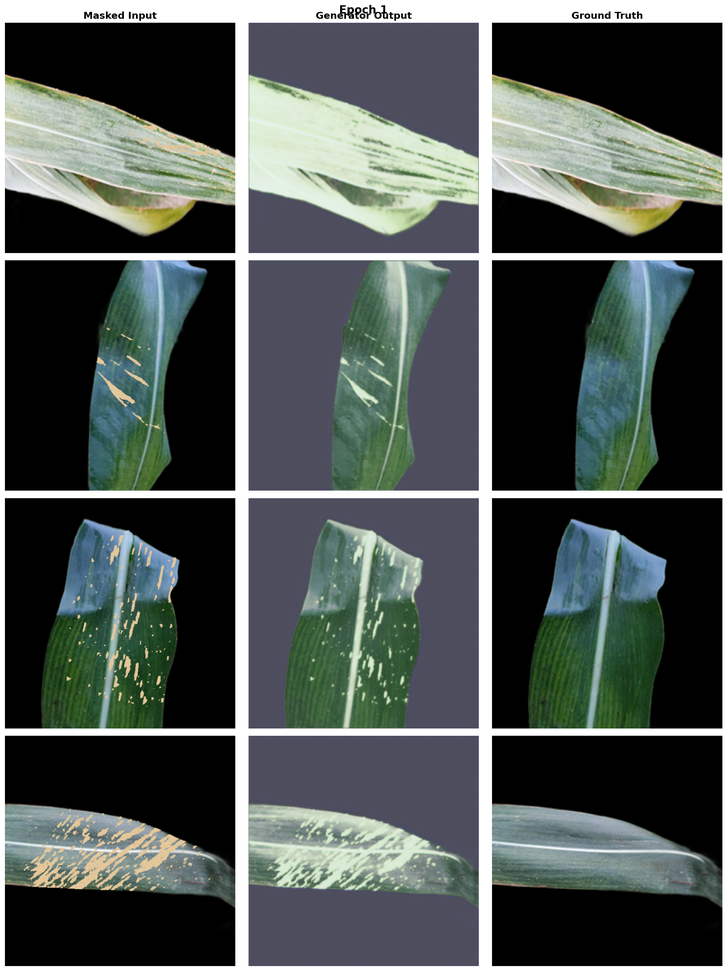
#> input picture media/full_ganA_sample_epoch001.png, 727 x 971 px, shrunk from 2206 x 2947 before the run
$ python -i morph_postprocess_mask.py   (imports and definitions only)
#> lines starting #> are read from the running program, lines starting #| are printed output that depends on the picture; after the words box and inside, x2 and y2 are one past the last pixel; in counts of white or black regions, pixels touching at a corner belong together
#> further down, picture is the input picture: shape (971, 727, 3); mean B, G, R 84.9, 87.4, 79.4
import argparse
from pathlib import Path
import cv2
import numpy as np


def process_mask(img: np.ndarray) -> np.ndarray:
    # Ensure single-channel grayscale
    if img.ndim == 3:
        img = cv2.cvtColor(img, cv2.COLOR_BGR2GRAY)
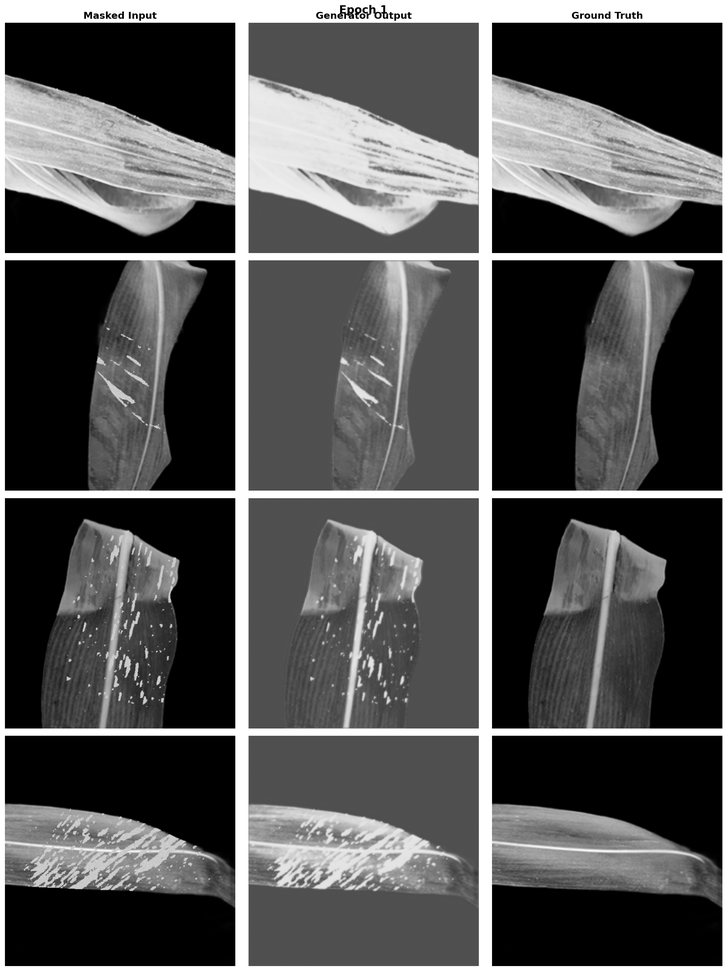
#> img: shape (971, 727); min 0, max 255, mean 84.8

    # Optional: force binary-like values (0/255)
    _, bin_mask = cv2.threshold(img, 127, 255, cv2.THRESH_BINARY)
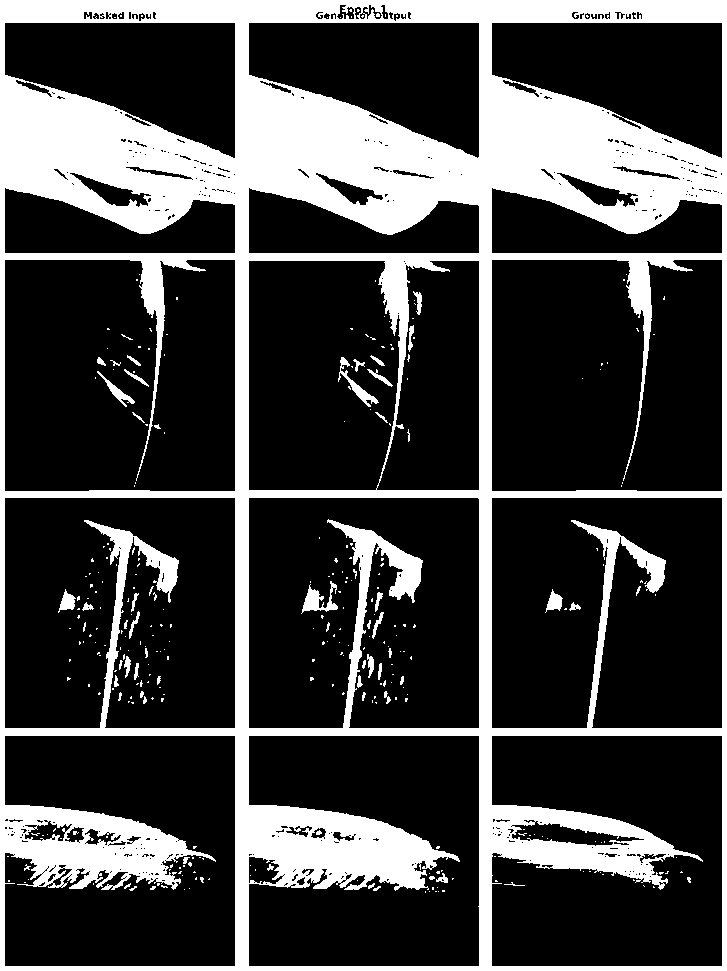
#> bin_mask: shape (971, 727); 25.9% white; 326 white regions (272 under 20 px), largest, box (x1, y1, x2, y2) and area: (0, 0, 727, 971) 178225, (301, 581, 338, 614) 494, (338, 357, 379, 407) 394

    # Elliptical 5x5 kernel
    kernel = cv2.getStructuringElement(cv2.MORPH_ELLIPSE, (5, 5))

    # 1) Close: fills small gaps/holes
    closed = cv2.morphologyEx(bin_mask, cv2.MORPH_CLOSE, kernel, iterations=2)
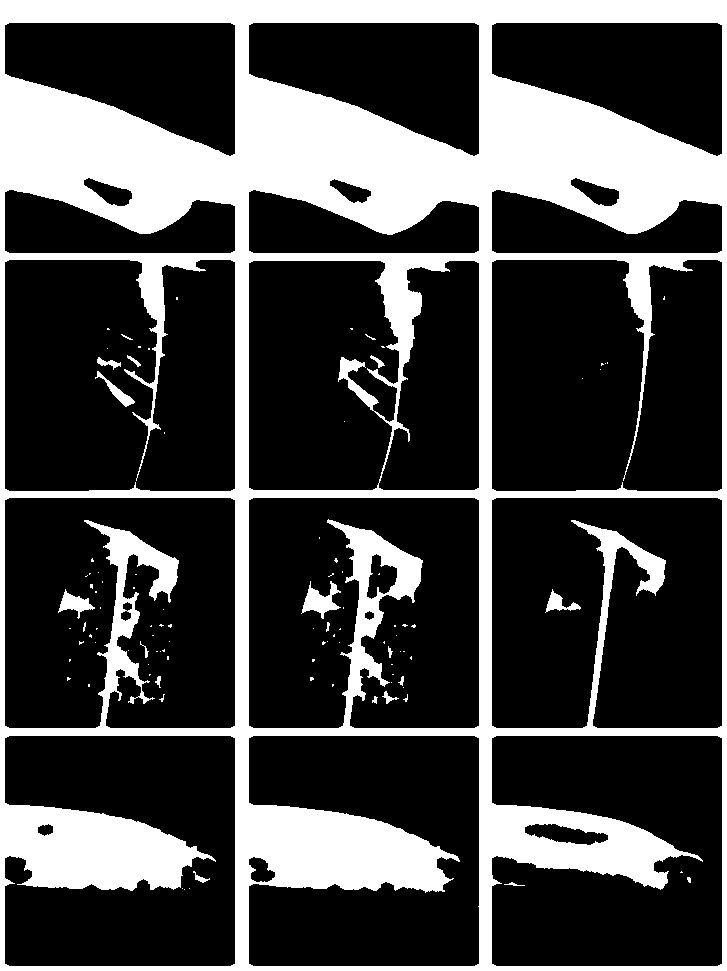
#> closed: shape (971, 727); 27.9% white; 100 white regions (82 under 20 px), largest, box (x1, y1, x2, y2) and area: (0, 0, 727, 971) 193847, (301, 581, 341, 619) 673, (58, 589, 95, 619) 447

    # 2) Dilate: expands lesion edges slightly
    dilated = cv2.dilate(closed, kernel, iterations=1)
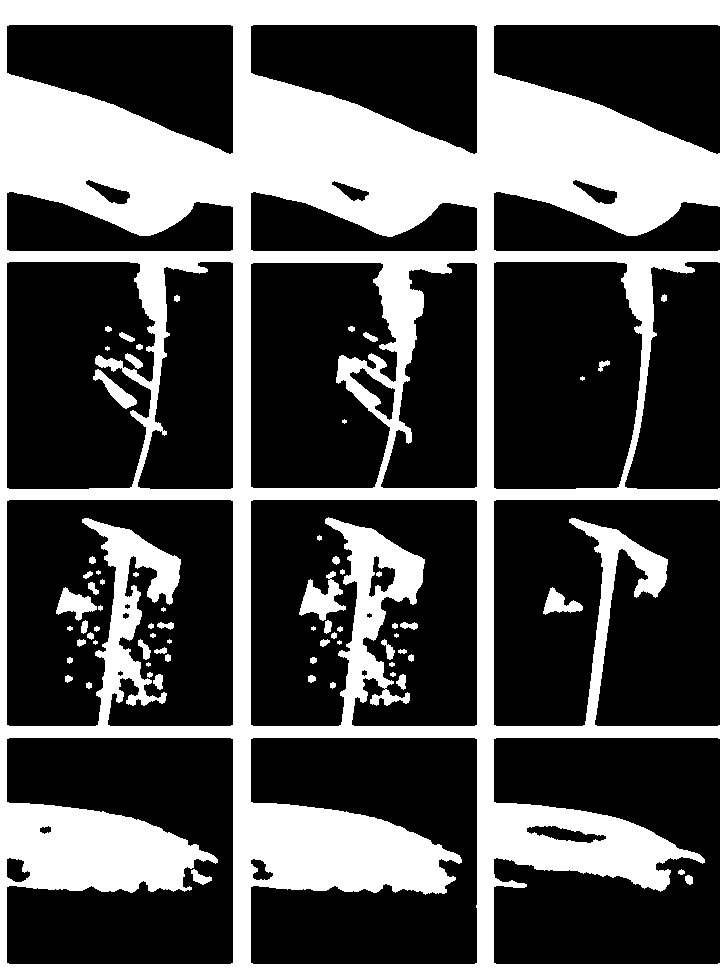
#> dilated: shape (971, 727); 33.6% white; 69 white regions (11 under 20 px), largest, box (x1, y1, x2, y2) and area: (0, 0, 727, 971) 231247, (299, 571, 346, 621) 1094, (56, 587, 97, 621) 694

    return dilated


# [57 lines left out: function main, not called in this run]


# [2 lines not run here, left out]

>>> import cv2
>>> picture = cv2.imread('media/full_ganA_sample_epoch001.png')
>>> result = process_mask(picture)

$ run again, on media/50epoch_ganA_prediction.png
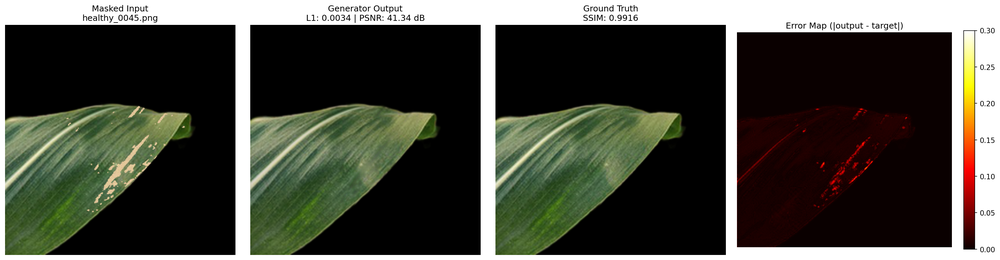
#> input picture media/50epoch_ganA_prediction.png, 1000 x 260 px, shrunk from 2973 x 773 before the run
#> picture is the input picture: shape (260, 1000, 3); mean B, G, R 64.8, 74.3, 73.4
#> in process_mask, `_, bin_mask = cv2.threshold(img, 127, 255, cv2.THRESH_BINARY)`:
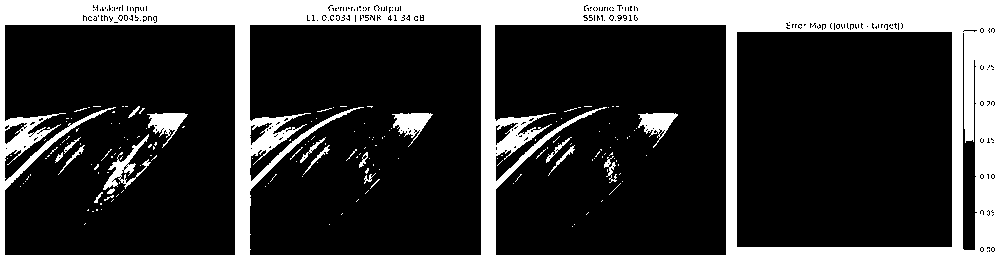
#> bin_mask: shape (260, 1000); 23.5% white; 174 white regions (154 under 20 px), largest, box (x1, y1, x2, y2) and area: (0, 0, 1000, 260) 57047, (103, 134, 151, 190) 651, (392, 113, 433, 147) 629
#> closed: shape (260, 1000); 26.5% white; 53 white regions (46 under 20 px), largest, box (x1, y1, x2, y2) and area: (0, 0, 1000, 260) 63948, (92, 106, 188, 212) 2515, (391, 113, 433, 147) 736
#> in process_mask, `dilated = cv2.dilate(closed, kernel, iterations=1)`:
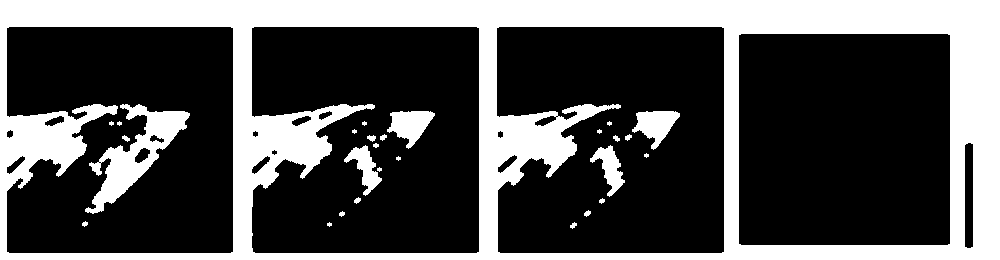
#> dilated: shape (260, 1000); 31.6% white; 28 white regions (10 under 20 px), largest, box (x1, y1, x2, y2) and area: (0, 0, 1000, 260) 74311, (85, 104, 190, 214) 3747, (387, 111, 435, 149) 1030

$ run again, on media/ganA_collapse_example_loss_curve.png
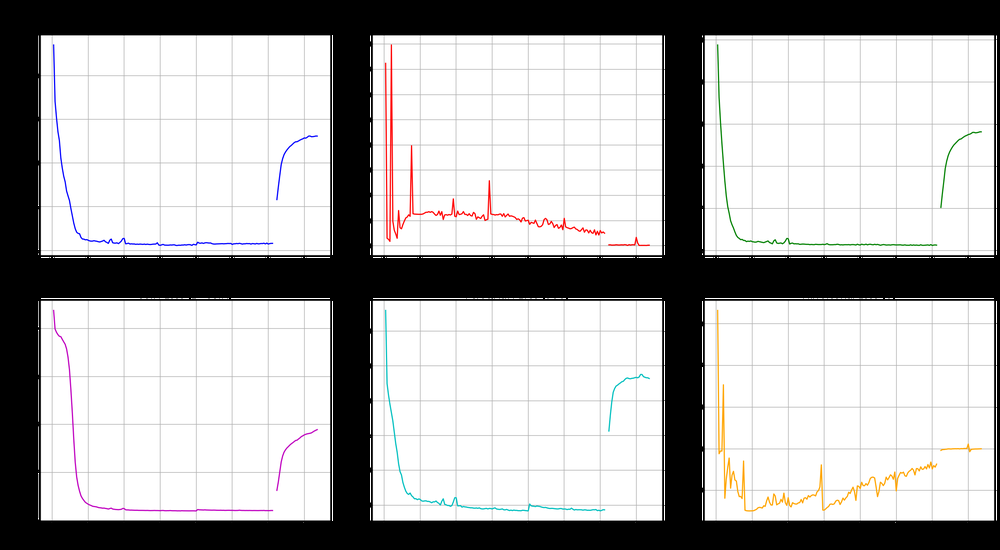
#> input picture media/ganA_collapse_example_loss_curve.png, 1000 x 550 px, shrunk from 2684 x 1475 before the run
#> picture is the input picture: shape (550, 1000, 3); mean B, G, R 175, 175.1, 175.8
#> in process_mask, `_, bin_mask = cv2.threshold(img, 127, 255, cv2.THRESH_BINARY)`:
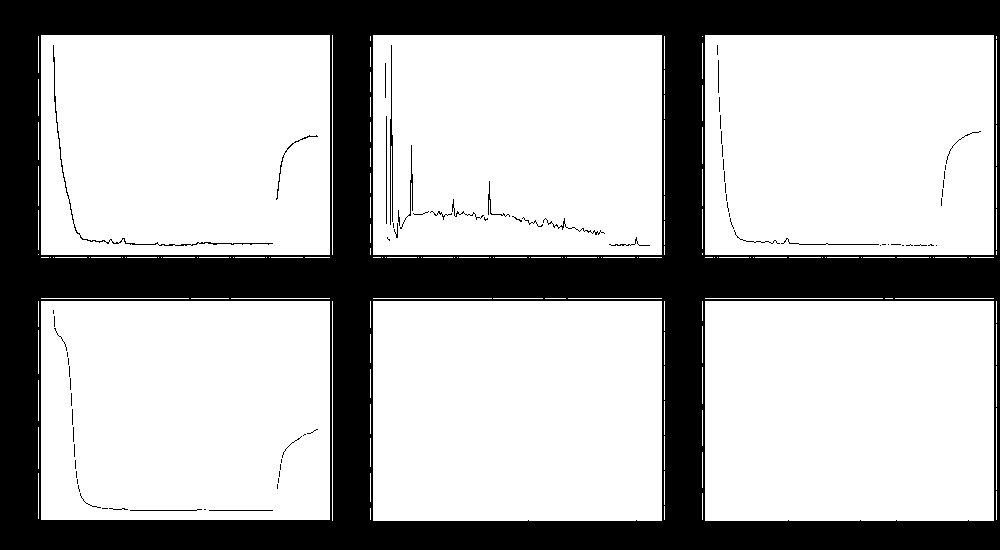
#> bin_mask: shape (550, 1000); 69.6% white; 79 black regions (54 under 20 px), largest, box (x1, y1, x2, y2) and area: (0, 0, 1000, 550) 164753, (53, 45, 273, 246) 483, (390, 45, 393, 225) 294
#> closed: shape (550, 1000); 71.9% white; 1 black region, box (x1, y1, x2, y2) and area: (0, 0, 1000, 550) 154815
#> in process_mask, `dilated = cv2.dilate(closed, kernel, iterations=1)`:
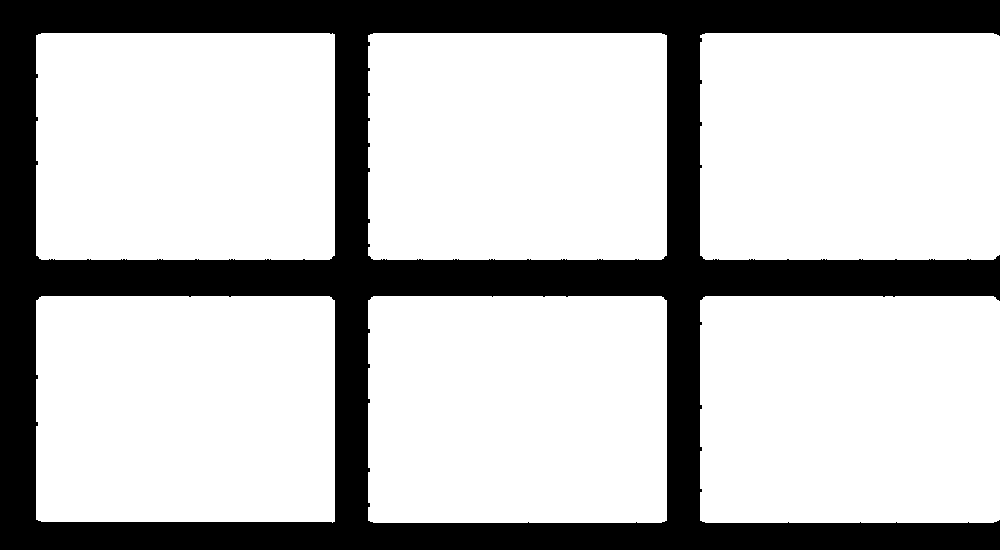
#> dilated: shape (550, 1000); 74% white; 1 black region, box (x1, y1, x2, y2) and area: (0, 0, 1000, 550) 143149
